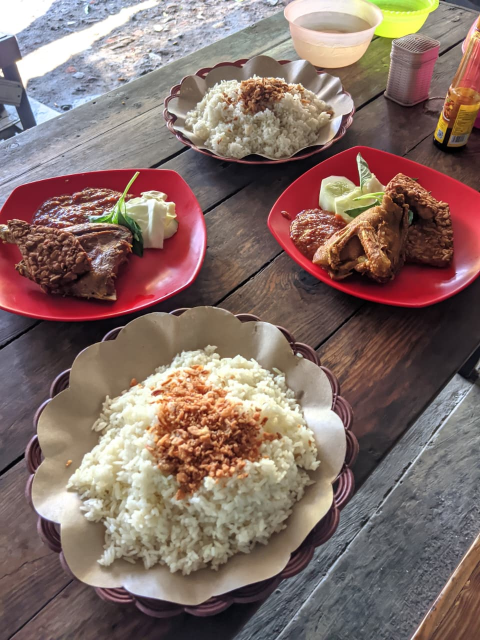
#> input picture img/food.jpeg, 960 x 1280 px (shown at 1/2 size)
$ python color_models.py
#> lines starting #> are read from the running program, lines starting #| are printed output that depends on the picture; after the words box and inside, x2 and y2 are one past the last pixel; in counts of white or black regions, pixels touching at a corner belong together
### utils/utils_.py
import cv2
import numpy as np


def bgr_to_rgb(image):
    return image[:, :, ::-1].copy()

def rgb_to_bgr(image):
    return image[:, :, ::-1].copy()

def rgb_to_cmyk(image):
    norm_img = image.astype(np.float64) / 255.0
    r = norm_img[:, :, 0]
    g = norm_img[:, :, 1]
    b = norm_img[:, :, 2]
    k = 1.0 - np.maximum(np.maximum(r, g), b)
    c = np.zeros_like(r)
    m = np.zeros_like(g)
    y = np.zeros_like(b)
    mask = k < 1.0
    c[mask] = (1.0 - r[mask] - k[mask]) / (1.0 - k[mask])
    m[mask] = (1.0 - g[mask] - k[mask]) / (1.0 - k[mask])
    y[mask] = (1.0 - b[mask] - k[mask]) / (1.0 - k[mask])
    c_uint8 = np.clip(c * 255.0, 0, 255).astype(np.uint8)
    m_uint8 = np.clip(m * 255.0, 0, 255).astype(np.uint8)
    y_uint8 = np.clip(y * 255.0, 0, 255).astype(np.uint8)
    k_uint8 = np.clip(k * 255.0, 0, 255).astype(np.uint8)
    return c_uint8, m_uint8, y_uint8, k_uint8

def cmyk_to_rgb(c, m, y, k):
    c_norm = c.astype(np.float64) / 255.0
    m_norm = m.astype(np.float64) / 255.0
    y_norm = y.astype(np.float64) / 255.0
    k_norm = k.astype(np.float64) / 255.0
    r = 255.0 * (1.0 - c_norm) * (1.0 - k_norm)
    g = 255.0 * (1.0 - m_norm) * (1.0 - k_norm)
    b = 255.0 * (1.0 - y_norm) * (1.0 - k_norm)
    r_uint8 = np.clip(r, 0, 255).astype(np.uint8)
    g_uint8 = np.clip(g, 0, 255).astype(np.uint8)
    b_uint8 = np.clip(b, 0, 255).astype(np.uint8)
    return cv2.merge([r_uint8, g_uint8, b_uint8])

def rgb_to_hsi(image):
    norm_img = image.astype(np.float64) / 255.0
    r = norm_img[:, :, 0]
    g = norm_img[:, :, 1]
    b = norm_img[:, :, 2]
    eps = 1e-6
    i = (r + g + b) / 3.0
    min_rgb = np.minimum(np.minimum(r, g), b)
    sum_rgb = r + g + b
    s = 1.0 - (3.0 / (sum_rgb + eps)) * min_rgb
    s[sum_rgb == 0] = 0.0
    num = 0.5 * ((r - g) + (r - b))
    den = np.sqrt((r - g) ** 2 + (r - b) * (g - b)) + eps
    theta = np.arccos(np.clip(num / den, -1.0, 1.0))
    h = theta.copy()
    h[b > g] = 2.0 * np.pi - h[b > g]
    h_deg = np.degrees(h)
    h_uint8 = np.clip((h_deg / 360.0) * 255.0, 0, 255).astype(np.uint8)
    s_uint8 = np.clip(s * 255.0, 0, 255).astype(np.uint8)
    i_uint8 = np.clip(i * 255.0, 0, 255).astype(np.uint8)
    return h_uint8, s_uint8, i_uint8

def rgb_to_hsv(image):
    norm_img = image.astype(np.float64) / 255.0
    r = norm_img[:, :, 0]
    g = norm_img[:, :, 1]
    b = norm_img[:, :, 2]

    cmax = np.maximum(np.maximum(r, g), b)
    cmin = np.minimum(np.minimum(r, g), b)
    delta = cmax - cmin

    eps = 1e-6

    v = cmax

    s = np.zeros_like(v)
    mask = cmax > 0
    s[mask] = delta[mask] / cmax[mask]

    h = np.zeros_like(v)
    mask_r = (delta > 0) & (cmax == r)
    mask_g = (delta > 0) & (cmax == g)
    mask_b = (delta > 0) & (cmax == b)

    h[mask_r] = 60.0 * (((g[mask_r] - b[mask_r]) / (delta[mask_r] + eps)) % 6)
    h[mask_g] = 60.0 * (((b[mask_g] - r[mask_g]) / (delta[mask_g] + eps)) + 2)
    h[mask_b] = 60.0 * (((r[mask_b] - g[mask_b]) / (delta[mask_b] + eps)) + 4)

    h_uint8 = np.clip(h / 2.0, 0, 179).astype(np.uint8)
    s_uint8 = np.clip(s * 255.0, 0, 255).astype(np.uint8)
    v_uint8 = np.clip(v * 255.0, 0, 255).astype(np.uint8)

    return h_uint8, s_uint8, v_uint8

def bgr_to_cmyk(image_bgr):
    rgb = bgr_to_rgb(image_bgr)
    return rgb_to_cmyk(rgb)


def bgr_to_hsi(image_bgr):
    rgb = bgr_to_rgb(image_bgr)
    return rgb_to_hsi(rgb)


def bgr_to_hsv(image_bgr):
    rgb = bgr_to_rgb(image_bgr)
    return rgb_to_hsv(rgb)

### color_models.py
import os
import sys
import cv2
import numpy as np

sys.path.append(os.path.dirname(os.path.abspath(__file__)))

from utils.utils_ import (
    bgr_to_rgb,
    rgb_to_bgr,
    rgb_to_cmyk,
    cmyk_to_rgb,
    rgb_to_hsi,
    rgb_to_hsv,
)


def resize_image(image, scale=0.4):
    width = int(image.shape[1] * scale)
    height = int(image.shape[0] * scale)
    return cv2.resize(image, (width, height), interpolation=cv2.INTER_AREA)


def main():
    IMAGE_PATH = "img/food.jpeg"
    img = cv2.imread(IMAGE_PATH)
#> img is the input picture: shape (1280, 960, 3); mean B, G, R 104.2, 110.6, 132.5
    if img is None:
        print("NO IMAGE PATHH")
        img = np.zeros((300, 300, 3), dtype=np.uint8)
        cv2.circle(img, (80, 150), 60, (255, 0, 0), -1)
        cv2.circle(img, (150, 150), 60, (0, 255, 0), -1)
        cv2.circle(img, (220, 150), 60, (0, 0, 255), -1)

    rgb = bgr_to_rgb(img)
    r = rgb[:, :, 0]
    g = rgb[:, :, 1]
    b = rgb[:, :, 2]
    print("CONVERT TO RGB")

    c, m, y, k = rgb_to_cmyk(rgb)
#> in rgb_to_cmyk, `mask = k < 1.0`:
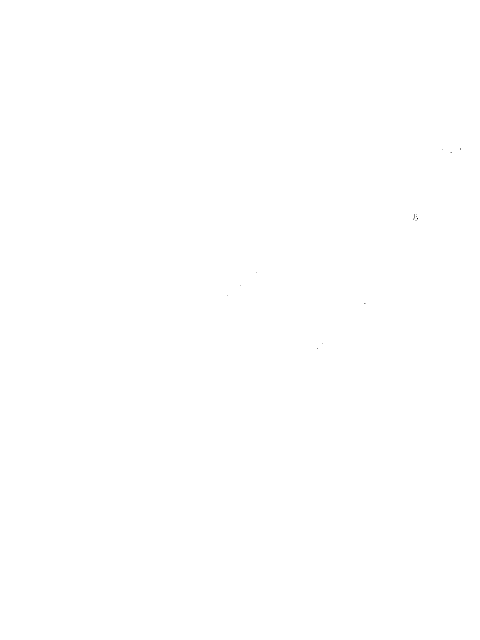
#> mask: shape (1280, 960) bool (shown at 1/2 size); 100% white; black in thin lines or dots, all inside (x1, y1, x2, y2) = (455, 297, 922, 698)
    print("CONVERT TO CMYK")

    h_hsi, s_hsi, i_hsi = rgb_to_hsi(rgb)
#> in rgb_to_hsi, `s[sum_rgb == 0] = 0.0`: s: shape (1280, 960) float64; min 0, max 1, mean 0.177
    hsi_img = cv2.merge([h_hsi, s_hsi, i_hsi])
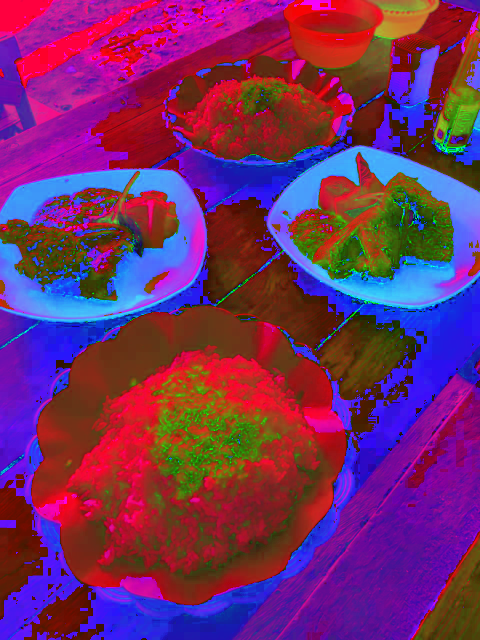
#> hsi_img: shape (1280, 960, 3) (shown at 1/2 size); mean of channels 0, 1, 2 102.5, 44.6, 115.4; drawn as B, G, R
    print("CONVERT TO HSI")

    h_hsv, s_hsv, v_hsv = rgb_to_hsv(rgb)
#> in rgb_to_hsv, `cmax = np.maximum(np.maximum(r, g), b)`:
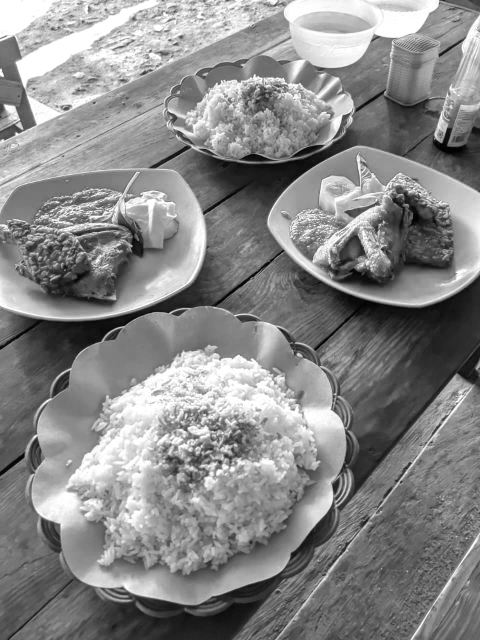
#> cmax: shape (1280, 960) float64 (shown at 1/2 size); min 0, max 1, mean 0.533
#> in rgb_to_hsv, `s[mask] = delta[mask] / cmax[mask]`:
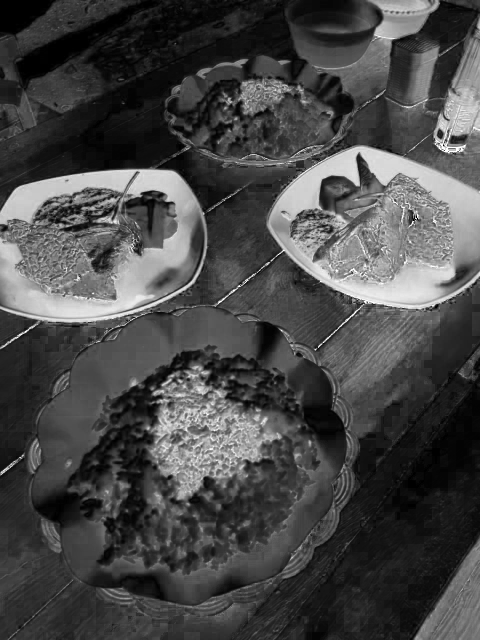
#> s: shape (1280, 960) float64 (shown at 1/2 size); min 0, max 1, mean 0.285
#> in rgb_to_hsv, `mask_r = (delta > 0) & (cmax == r)`: mask_r: shape (1280, 960) bool; 72.1% white; 502 black regions (304 under 20 px), largest, box (x1, y1, x2, y2) and area: (304, 692, 960, 1280) 138226, (0, 0, 611, 419) 115427, (305, 281, 669, 400) 12860
#> in rgb_to_hsv, `mask_g = (delta > 0) & (cmax == g)`: mask_g: shape (1280, 960) bool; 6.6% white; 690 white regions (514 under 20 px), largest, box (x1, y1, x2, y2) and area: (234, 21, 594, 221) 17406, (724, 0, 884, 129) 9292, (868, 784, 960, 934) 5663
#> in rgb_to_hsv, `mask_b = (delta > 0) & (cmax == b)`:
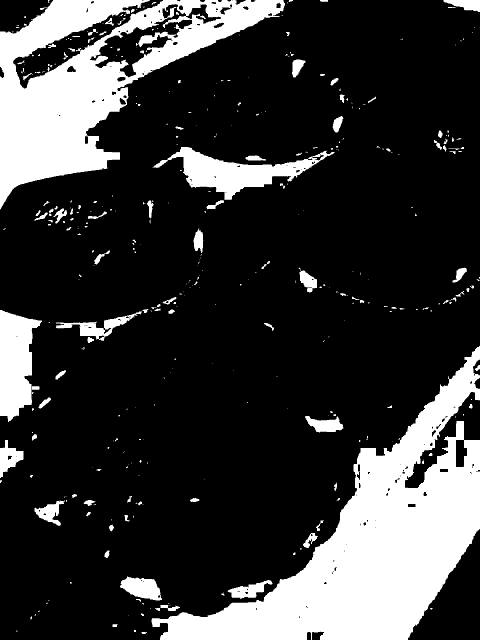
#> mask_b: shape (1280, 960) bool (shown at 1/2 size); 21.8% white; 400 white regions (267 under 20 px), largest, box (x1, y1, x2, y2) and area: (303, 692, 960, 1280) 130790, (0, 0, 570, 419) 87249, (305, 294, 669, 400) 13085
#> in rgb_to_hsv, `h[mask_g] = 60.0 * (((b[mask_g] - r[mask_g]) / (delta[mask_g] + eps)) ..`:
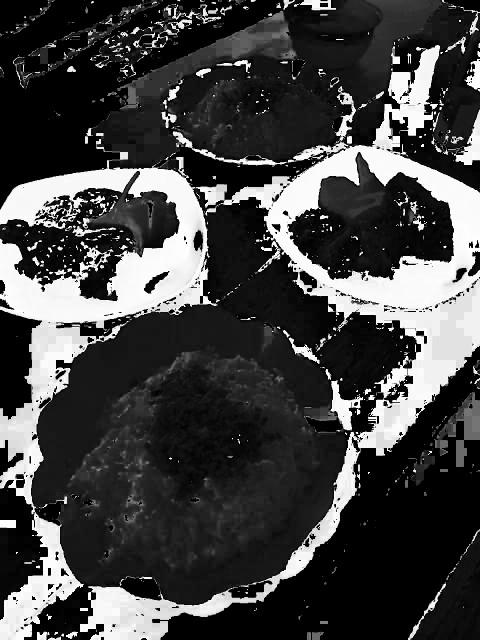
#> h: shape (1280, 960) float64 (shown at 1/2 size); min 0, max 359.6, mean 95.2; drawn with min black and max white
    hsv_img = cv2.merge([h_hsv, s_hsv, v_hsv])
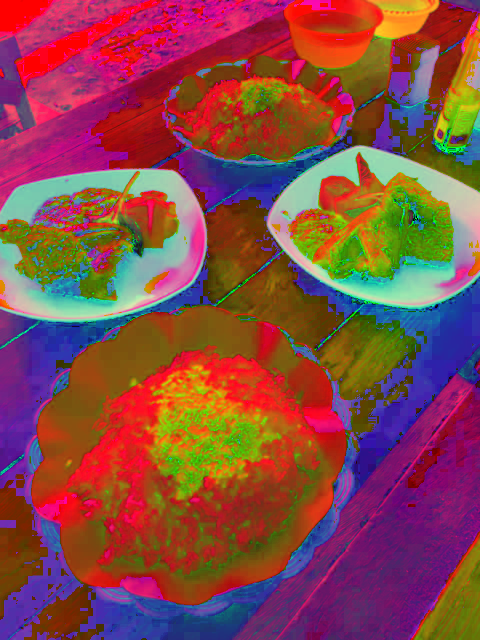
#> hsv_img: shape (1280, 960, 3) (shown at 1/2 size); mean of channels 0, 1, 2 71.8, 72.1, 135.9; drawn as B, G, R
    print("CONVERT TO HSV")

    rgb_reconstructed = cmyk_to_rgb(c, m, y, k)
    bgr_reconstructed = rgb_to_bgr(rgb_reconstructed)
    scale = 0.35 if img.shape[0] > 800 else 1.0
#> scale = 0.35
    rgb_grid = np.hstack([r, g, b])
    cmyk_grid = np.hstack([c, m, y, k])
    hsi_grid = np.hstack([h_hsi, s_hsi, i_hsi])
    hsv_grid = np.hstack([h_hsv, s_hsv, v_hsv])

    cv2.imshow("ORIGINAL", resize_image(img, scale))
    cv2.imshow("RGB", resize_image(rgb_grid, scale))
    cv2.imshow("CMYK", resize_image(cmyk_grid, scale))
    cv2.imshow("HSI", resize_image(hsi_grid, scale))
    cv2.imshow("HSV", resize_image(hsv_grid, scale))
    cv2.imshow("HSI MERGE", resize_image(hsi_img, scale))
    cv2.imshow("HSV MERGE", resize_image(hsv_img, scale))
    cv2.imshow("CMYK RECON", resize_image(bgr_reconstructed, scale))

    print("\n PRESS ANY BT")
    cv2.waitKey(0)
    cv2.destroyAllWindows()


if __name__ == "__main__":
    main()
